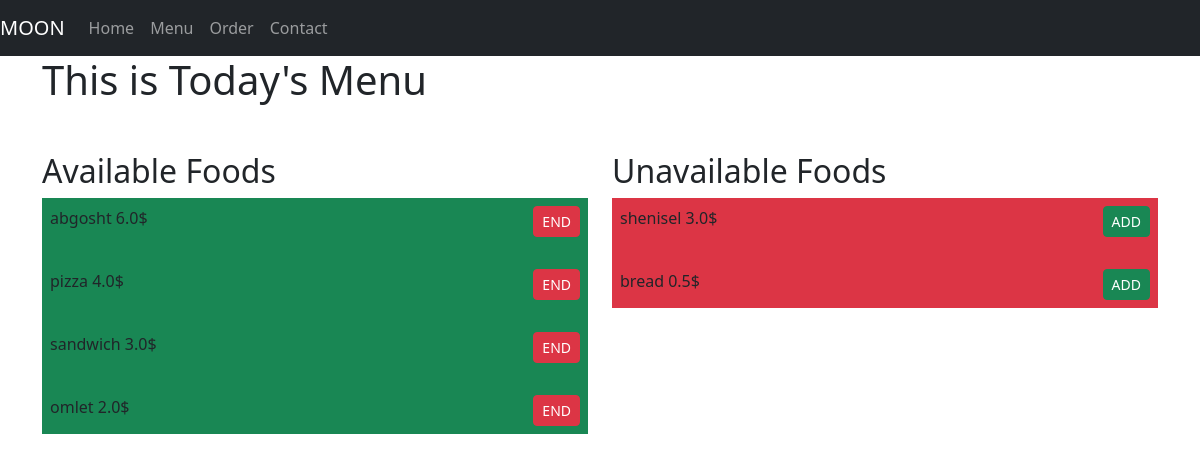
/menu/, run on an earlier commit of the app's database.
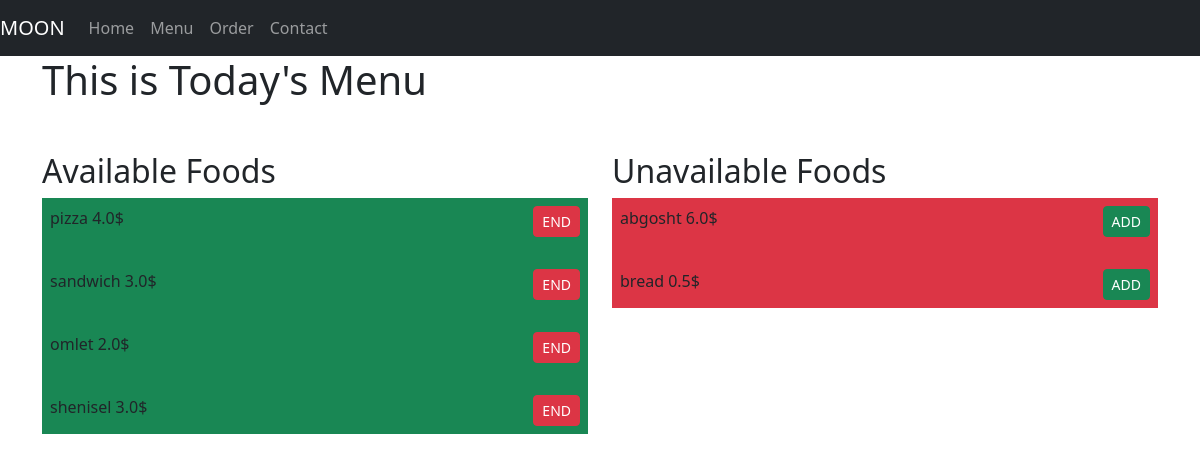
And on a later commit of the database.
### home/models.py (models this page shows)
class Menu(models.Model):
    name = models.CharField(max_length = 40)
    price = models.FloatField()
    detail = models.TextField(blank=True)
    state = models.BooleanField(default=False)
    quantity = models.IntegerField()

### home/views.py (the view)
# urls.py: path('menu/', views.menu , name = 'menu'),
def menu(request):
    MenuItems = Menu.objects.all()
    return render(request, 'menu.html', {'menuItems': MenuItems})

### templates/menu.html (shortened to what this page needs)
{% extends 'base.html' %}
{% block content %}
<div class="container">
    <h1 class="mb-5">This is Today's Menu</h1>
    <div class="row d-flex ">
        <div class="col-md-6">
            <h2>Available Foods</h2>
            <div class="box available-foods bg-success">
                {% for item in menuItems %}
                {% if item.state == True %}
                <div class="box d-flex justify-content-between mb-3 p-2 ">
                    {{item.name}}
                    {{item.price}}$
                    <a href="{% url 'end' item.id %}"><button class="btn btn-sm btn-danger">END</button></a>
                </div>
                {% endif %}
                {% endfor %}
            </div>
        </div>
        <div class="col-md-6">
            <h2>Unavailable Foods</h2>
            <div class="box unavailable-foods bg-danger">
                {% for item in menuItems %}
                {% if item.state == False %}
                <div class="box d-flex justify-content-between mb-3 p-2 ">
                    {{item.name}}
                    {{item.price}}$
                    <a href="{% url 'add' item.id %}"><button class="btn btn-sm btn-success">ADD</button></a>
                </div>
                {% endif %}
                {% endfor %}
            </div>
        </div>
    </div>
    {% endblock %}

What changed in the data, as far as the page shows it:
changed Menu "shenisel": moves from the list under "Unavailable Foods" to the list under "Available Foods"
changed Menu "abgosht": moves from the list under "Available Foods" to the list under "Unavailable Foods"
